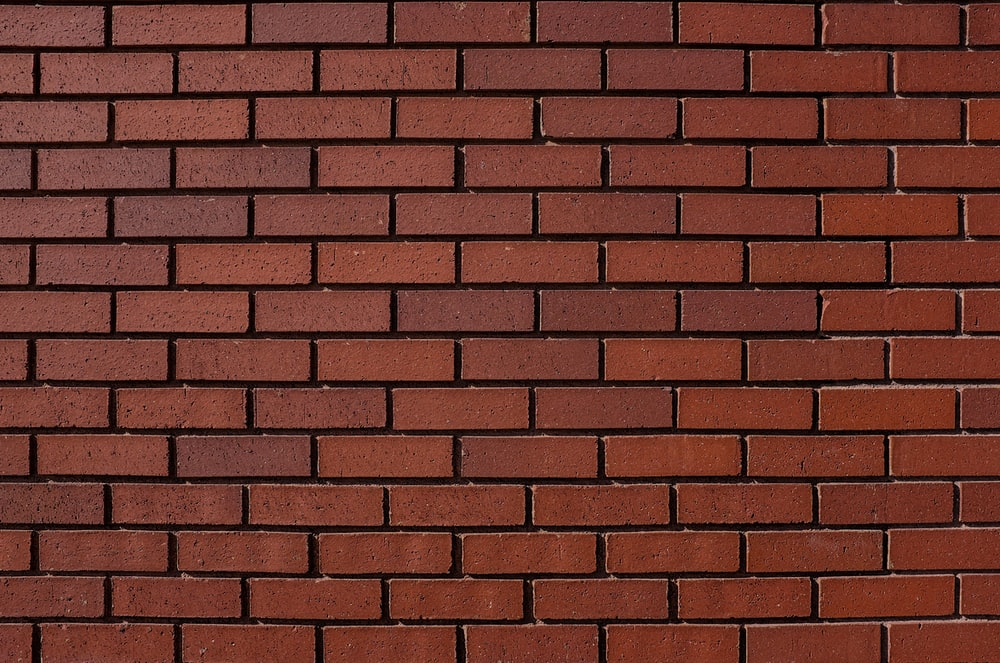
#> input picture assets/brick.jfif, 1000 x 663 px
$ python 'orb detector.py'
#> lines starting #> are read from the running program, lines starting #| are printed output that depends on the picture; after the words box and inside, x2 and y2 are one past the last pixel; in counts of white or black regions, pixels touching at a corner belong together
import cv2
import numpy as np
from matplotlib import pyplot as plt

img = cv2.imread('assets/brick.jfif')
#> img is the input picture: shape (663, 1000, 3); mean B, G, R 43.9, 54.2, 106.5
img = cv2.resize(img, (0,0), fx=0.5, fy=0.5)
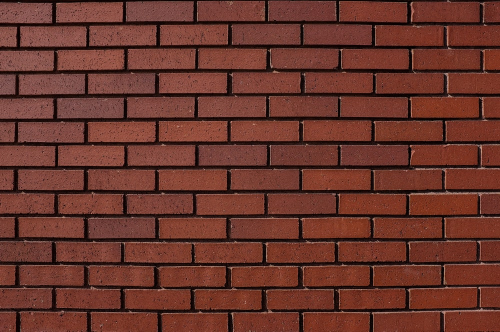
#> img: shape (332, 500, 3); mean B, G, R 44.1, 54.3, 106.7
gray = cv2.cvtColor(img, cv2.COLOR_BGR2GRAY)
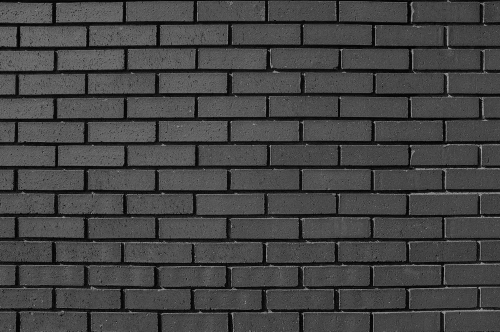
#> gray: shape (332, 500); min 2, max 161, mean 68.8

orb = cv2.ORB_create()
kp = orb.detect(gray)
#> kp = 487 keypoints; strongest (x, y, size): (409, 289, 31), (412, 51, 31), (409, 195, 31), (446, 73, 31)
kp, des = orb.compute(gray, kp)
pts = cv2.KeyPoint_convert(kp)
#> pts = 487 pairs, first value 50.4 to 450, second value 42 to 291

pts = np.int0(pts)
#> pts = 487 pairs, first value 50 to 450, second value 42 to 291


#corners = cv2.goodFeaturesToTrack(gray, 200, 0.5, 10)
#corners = np.int0(corners)

for pt in pts:
    x, y = pt.ravel()
    cv2.circle(img, (x, y), 2, (255,0,0),-1)
#> this loop made 487 passes
#> (x, y) on passes 1 to 3: (54, 148), (446, 73), (195, 262)
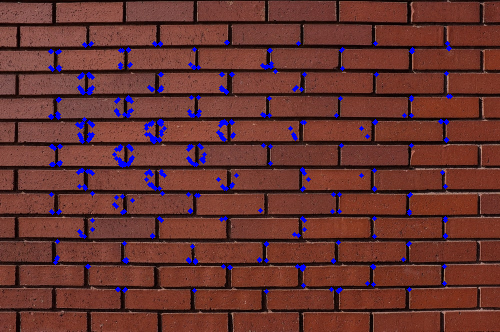
#> img: shape (332, 500, 3); 2.51% of pixels changed, all inside (x1, y1, x2, y2) = (48, 40, 453, 294)

pts = np.int0(pts)
#print(pts)
for i in range(len(pts)):
    for j in range(i+1, len(pts)):
        corner1 = tuple(pts[i])
        corner2 = tuple(pts[j])
        color = tuple(map(lambda x: int(x), np.random.randint(0, 255, size=3)))
        cv2.line(img, corner1, corner2, color, 1)
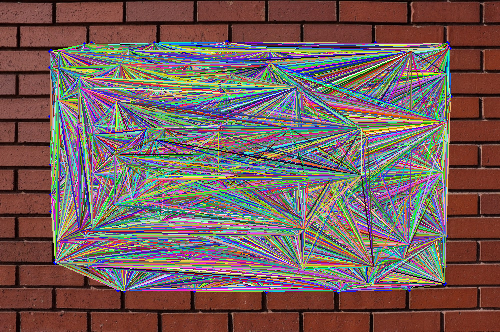
#> img: shape (332, 500, 3); mean B, G, R 92.8, 95.7, 117.8


cv2.imshow('corner', img)
cv2.waitKey(0)
plt.imshow(img), plt.show()

$ run again, with assets/check.jpg saved as assets/brick.jfif
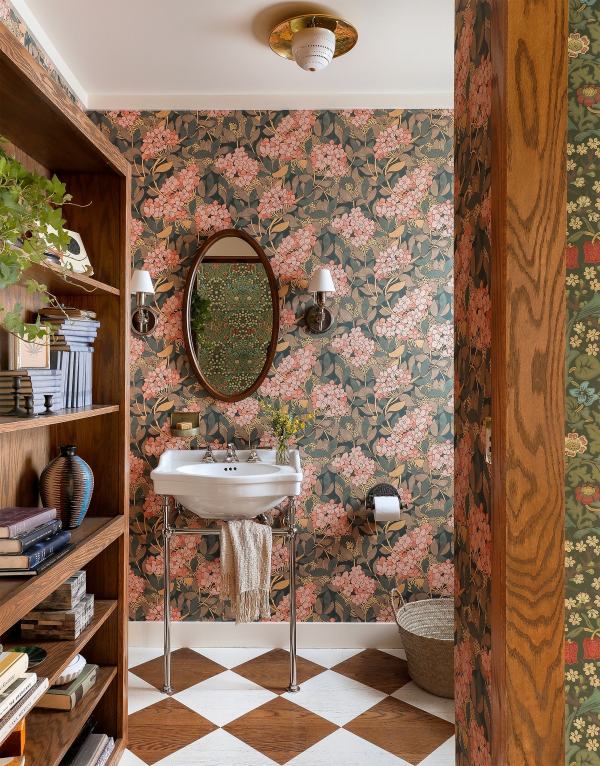
#> input picture assets/check.jpg, 1800 x 2298 px (shown at 1/3 size)
#> img is the input picture: shape (2298, 1800, 3); mean B, G, R 89.2, 110.7, 138.9
#> `gray = cv2.cvtColor(img, cv2.COLOR_BGR2GRAY)`:
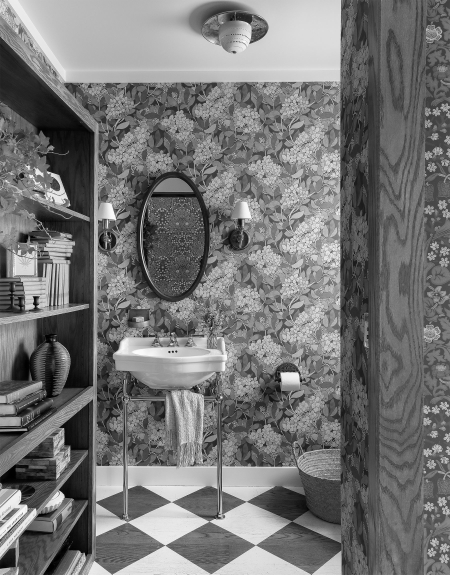
#> gray: shape (1149, 900) (shown at 1/2 size); min 0, max 254, mean 116.8
#> kp = 500 keypoints; strongest (x, y, size): (344, 702, 31), (346, 704, 31), (346, 702, 31), (338, 705, 31)
#> `pts = cv2.KeyPoint_convert(kp)`: pts = 500 pairs, first value 37 to 866, second value 33 to 1106.4
#> `pts = np.int0(pts)`: pts = 500 pairs, first value 37 to 866, second value 33 to 1106
#> the loop `for pt in pts:` made 500 passes
#> (x, y) on passes 1 to 3: (104, 395), (118, 380), (53, 1010)
#> after the loop `for i in range(len(pts)):`:
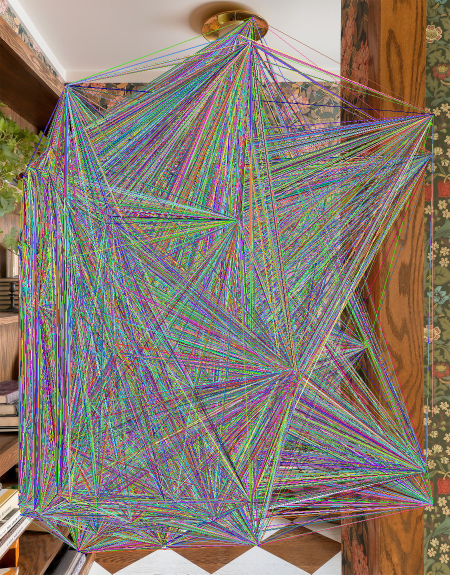
#> img: shape (1149, 900, 3) (shown at 1/2 size); mean B, G, R 113.3, 123.2, 134.6
